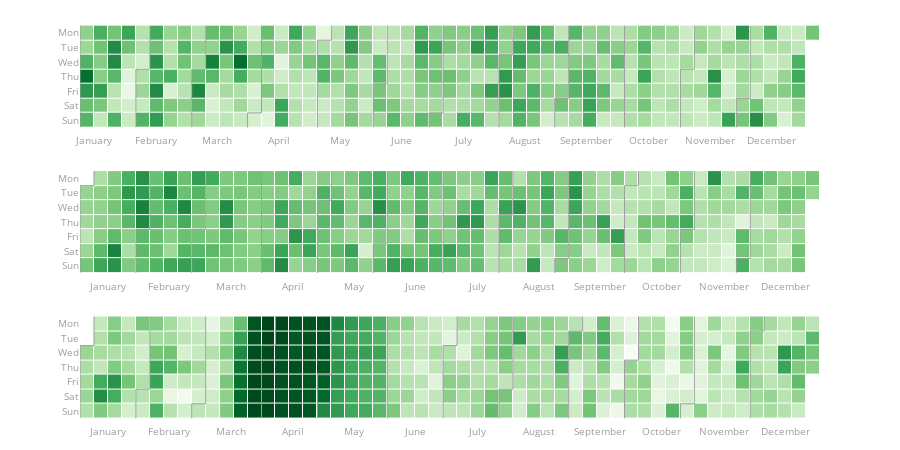

Notebook code for this chart:
### Code cell
from plotly_calplot import calplot

# creating the plot
fig = calplot(events.apply(np.log).reset_index(), x="FlightDate", y="Cancelled")
fig.show()

### Figure 1 — Plotly figure (JSON) as saved in the notebook; plotly's stock layout.template omitted (floating-point values rounded to 4 significant figures; data arrays with more than 128 entries replaced by an {"elided": "..."} marker saying what was removed)
{"data": [{"colorscale": [[0, "rgb(247,252,245)"], [0.125, "rgb(229,245,224)"], [0.25, "rgb(199,233,192)"], [0.375, "rgb(161,217,155)"], [0.5, "rgb(116,196,118)"], [0.625, "rgb(65,171,93)"], [0.75, "rgb(35,139,69)"], [0.875, "rgb(0,109,44)"], [1, "rgb(0,68,27)"]], "customdata": {"elided": "365x2 str values"}, "hovertemplate": "%{customdata[0]} <br>Week=%{x} <br>%{customdata[1]}=%{z}", "name": "2018", "showscale": false, "type": "heatmap", "x": {"elided": "365 int values"}, "xaxis": "x", "xgap": 1, "y": {"elided": "365 int values"}, "yaxis": "y", "ygap": 1, "z": {"elided": "365 float values"}, "zmax": -0.6389, "zmin": -7.662}, {"hoverinfo": "skip", "line": {"color": "#9e9e9e", "width": 1}, "mode": "lines", "type": "scatter", "x": [0.5, 0.5], "xaxis": "x", "y": [-0.5, 6.5], "yaxis": "y"}, {"hoverinfo": "skip", "line": {"color": "#9e9e9e", "width": 1}, "mode": "lines", "type": "scatter", "x": [4.5, 4.5], "xaxis": "x", "y": [2.5, 6.5], "yaxis": "y"}, {"hoverinfo": "skip", "line": {"color": "#9e9e9e", "width": 1}, "mode": "lines", "type": "scatter", "x": [4.5, 5.5], "xaxis": "x", "y": [2.5, 2.5], "yaxis": "y"}, {"hoverinfo": "skip", "line": {"color": "#9e9e9e", "width": 1}, "mode": "lines", "type": "scatter", "x": [5.5, 5.5], "xaxis": "x", "y": [2.5, -0.5], "yaxis": "y"}, {"hoverinfo": "skip", "line": {"color": "#9e9e9e", "width": 1}, "mode": "lines", "type": "scatter", "x": [8.5, 8.5], "xaxis": "x", "y": [2.5, 6.5], "yaxis": "y"}, {"hoverinfo": "skip", "line": {"color": "#9e9e9e", "width": 1}, "mode": "lines", "type": "scatter", "x": [8.5, 9.5], "xaxis": "x", "y": [2.5, 2.5], "yaxis": "y"}, {"hoverinfo": "skip", "line": {"color": "#9e9e9e", "width": 1}, "mode": "lines", "type": "scatter", "x": [9.5, 9.5], "xaxis": "x", "y": [2.5, -0.5], "yaxis": "y"}, {"hoverinfo": "skip", "line": {"color": "#9e9e9e", "width": 1}, "mode": "lines", "type": "scatter", "x": [12.5, 12.5], "xaxis": "x", "y": [5.5, 6.5], "yaxis": "y"}, {"hoverinfo": "skip", "line": {"color": "#9e9e9e", "width": 1}, "mode": "lines", "type": "scatter", "x": [12.5, 13.5], "xaxis": "x", "y": [5.5, 5.5], "yaxis": "y"}, {"hoverinfo": "skip", "line": {"color": "#9e9e9e", "width": 1}, "mode": "lines", "type": "scatter", "x": [13.5, 13.5], "xaxis": "x", "y": [5.5, -0.5], "yaxis": "y"}, {"hoverinfo": "skip", "line": {"color": "#9e9e9e", "width": 1}, "mode": "lines", "type": "scatter", "x": [17.5, 17.5], "xaxis": "x", "y": [0.5, 6.5], "yaxis": "y"}, {"hoverinfo": "skip", "line": {"color": "#9e9e9e", "width": 1}, "mode": "lines", "type": "scatter", "x": [17.5, 18.5], "xaxis": "x", "y": [0.5, 0.5], "yaxis": "y"}, {"hoverinfo": "skip", "line": {"color": "#9e9e9e", "width": 1}, "mode": "lines", "type": "scatter", "x": [18.5, 18.5], "xaxis": "x", "y": [0.5, -0.5], "yaxis": "y"}, {"hoverinfo": "skip", "line": {"color": "#9e9e9e", "width": 1}, "mode": "lines", "type": "scatter", "x": [21.5, 21.5], "xaxis": "x", "y": [3.5, 6.5], "yaxis": "y"}, {"hoverinfo": "skip", "line": {"color": "#9e9e9e", "width": 1}, "mode": "lines", "type": "scatter", "x": [21.5, 22.5], "xaxis": "x", "y": [3.5, 3.5], "yaxis": "y"}, {"hoverinfo": "skip", "line": {"color": "#9e9e9e", "width": 1}, "mode": "lines", "type": "scatter", "x": [22.5, 22.5], "xaxis": "x", "y": [3.5, -0.5], "yaxis": "y"}, {"hoverinfo": "skip", "line": {"color": "#9e9e9e", "width": 1}, "mode": "lines", "type": "scatter", "x": [25.5, 25.5], "xaxis": "x", "y": [5.5, 6.5], "yaxis": "y"}, {"hoverinfo": "skip", "line": {"color": "#9e9e9e", "width": 1}, "mode": "lines", "type": "scatter", "x": [25.5, 26.5], "xaxis": "x", "y": [5.5, 5.5], "yaxis": "y"}, {"hoverinfo": "skip", "line": {"color": "#9e9e9e", "width": 1}, "mode": "lines", "type": "scatter", "x": [26.5, 26.5], "xaxis": "x", "y": [5.5, -0.5], "yaxis": "y"}, {"hoverinfo": "skip", "line": {"color": "#9e9e9e", "width": 1}, "mode": "lines", "type": "scatter", "x": [30.5, 30.5], "xaxis": "x", "y": [1.5, 6.5], "yaxis": "y"}, {"hoverinfo": "skip", "line": {"color": "#9e9e9e", "width": 1}, "mode": "lines", "type": "scatter", "x": [30.5, 31.5], "xaxis": "x", "y": [1.5, 1.5], "yaxis": "y"}, {"hoverinfo": "skip", "line": {"color": "#9e9e9e", "width": 1}, "mode": "lines", "type": "scatter", "x": [31.5, 31.5], "xaxis": "x", "y": [1.5, -0.5], "yaxis": "y"}, {"hoverinfo": "skip", "line": {"color": "#9e9e9e", "width": 1}, "mode": "lines", "type": "scatter", "x": [34.5, 34.5], "xaxis": "x", "y": [4.5, 6.5], "yaxis": "y"}, {"hoverinfo": "skip", "line": {"color": "#9e9e9e", "width": 1}, "mode": "lines", "type": "scatter", "x": [34.5, 35.5], "xaxis": "x", "y": [4.5, 4.5], "yaxis": "y"}, {"hoverinfo": "skip", "line": {"color": "#9e9e9e", "width": 1}, "mode": "lines", "type": "scatter", "x": [35.5, 35.5], "xaxis": "x", "y": [4.5, -0.5], "yaxis": "y"}, {"hoverinfo": "skip", "line": {"color": "#9e9e9e", "width": 1}, "mode": "lines", "type": "scatter", "x": [39.5, 39.5], "xaxis": "x", "y": [-0.5, 6.5], "yaxis": "y"}, {"hoverinfo": "skip", "line": {"color": "#9e9e9e", "width": 1}, "mode": "lines", "type": "scatter", "x": [43.5, 43.5], "xaxis": "x", "y": [2.5, 6.5], "yaxis": "y"}, {"hoverinfo": "skip", "line": {"color": "#9e9e9e", "width": 1}, "mode": "lines", "type": "scatter", "x": [43.5, 44.5], "xaxis": "x", "y": [2.5, 2.5], "yaxis": "y"}, {"hoverinfo": "skip", "line": {"color": "#9e9e9e", "width": 1}, "mode": "lines", "type": "scatter", "x": [44.5, 44.5], "xaxis": "x", "y": [2.5, -0.5], "yaxis": "y"}, {"hoverinfo": "skip", "line": {"color": "#9e9e9e", "width": 1}, "mode": "lines", "type": "scatter", "x": [47.5, 47.5], "xaxis": "x", "y": [4.5, 6.5], "yaxis": "y"}, {"hoverinfo": "skip", "line": {"color": "#9e9e9e", "width": 1}, "mode": "lines", "type": "scatter", "x": [47.5, 48.5], "xaxis": "x", "y": [4.5, 4.5], "yaxis": "y"}, {"hoverinfo": "skip", "line": {"color": "#9e9e9e", "width": 1}, "mode": "lines", "type": "scatter", "x": [48.5, 48.5], "xaxis": "x", "y": [4.5, -0.5], "yaxis": "y"}, {"colorscale": [[0, "rgb(247,252,245)"], [0.125, "rgb(229,245,224)"], [0.25, "rgb(199,233,192)"], [0.375, "rgb(161,217,155)"], [0.5, "rgb(116,196,118)"], [0.625, "rgb(65,171,93)"], [0.75, "rgb(35,139,69)"], [0.875, "rgb(0,109,44)"], [1, "rgb(0,68,27)"]], "customdata": {"elided": "365x2 str values"}, "hovertemplate": "%{customdata[0]} <br>Week=%{x} <br>%{customdata[1]}=%{z}", "name": "2019", "showscale": false, "type": "heatmap", "x": {"elided": "365 int values"}, "xaxis": "x2", "xgap": 1, "y": {"elided": "365 int values"}, "yaxis": "y2", "ygap": 1, "z": {"elided": "365 float values"}, "zmax": -0.6389, "zmin": -7.662}, {"hoverinfo": "skip", "line": {"color": "#9e9e9e", "width": 1}, "mode": "lines", "type": "scatter", "x": [-0.5, -0.5], "xaxis": "x2", "y": [0.5, 6.5], "yaxis": "y2"}, {"hoverinfo": "skip", "line": {"color": "#9e9e9e", "width": 1}, "mode": "lines", "type": "scatter", "x": [-0.5, 0.5], "xaxis": "x2", "y": [0.5, 0.5], "yaxis": "y2"}, {"hoverinfo": "skip", "line": {"color": "#9e9e9e", "width": 1}, "mode": "lines", "type": "scatter", "x": [0.5, 0.5], "xaxis": "x2", "y": [0.5, -0.5], "yaxis": "y2"}, {"hoverinfo": "skip", "line": {"color": "#9e9e9e", "width": 1}, "mode": "lines", "type": "scatter", "x": [3.5, 3.5], "xaxis": "x2", "y": [3.5, 6.5], "yaxis": "y2"}, {"hoverinfo": "skip", "line": {"color": "#9e9e9e", "width": 1}, "mode": "lines", "type": "scatter", "x": [3.5, 4.5], "xaxis": "x2", "y": [3.5, 3.5], "yaxis": "y2"}, {"hoverinfo": "skip", "line": {"color": "#9e9e9e", "width": 1}, "mode": "lines", "type": "scatter", "x": [4.5, 4.5], "xaxis": "x2", "y": [3.5, -0.5], "yaxis": "y2"}, {"hoverinfo": "skip", "line": {"color": "#9e9e9e", "width": 1}, "mode": "lines", "type": "scatter", "x": [7.5, 7.5], "xaxis": "x2", "y": [3.5, 6.5], "yaxis": "y2"}, {"hoverinfo": "skip", "line": {"color": "#9e9e9e", "width": 1}, "mode": "lines", "type": "scatter", "x": [7.5, 8.5], "xaxis": "x2", "y": [3.5, 3.5], "yaxis": "y2"}, {"hoverinfo": "skip", "line": {"color": "#9e9e9e", "width": 1}, "mode": "lines", "type": "scatter", "x": [8.5, 8.5], "xaxis": "x2", "y": [3.5, -0.5], "yaxis": "y2"}, {"hoverinfo": "skip", "line": {"color": "#9e9e9e", "width": 1}, "mode": "lines", "type": "scatter", "x": [12.5, 12.5], "xaxis": "x2", "y": [-0.5, 6.5], "yaxis": "y2"}, {"hoverinfo": "skip", "line": {"color": "#9e9e9e", "width": 1}, "mode": "lines", "type": "scatter", "x": [16.5, 16.5], "xaxis": "x2", "y": [1.5, 6.5], "yaxis": "y2"}, {"hoverinfo": "skip", "line": {"color": "#9e9e9e", "width": 1}, "mode": "lines", "type": "scatter", "x": [16.5, 17.5], "xaxis": "x2", "y": [1.5, 1.5], "yaxis": "y2"}, {"hoverinfo": "skip", "line": {"color": "#9e9e9e", "width": 1}, "mode": "lines", "type": "scatter", "x": [17.5, 17.5], "xaxis": "x2", "y": [1.5, -0.5], "yaxis": "y2"}, {"hoverinfo": "skip", "line": {"color": "#9e9e9e", "width": 1}, "mode": "lines", "type": "scatter", "x": [20.5, 20.5], "xaxis": "x2", "y": [4.5, 6.5], "yaxis": "y2"}, {"hoverinfo": "skip", "line": {"color": "#9e9e9e", "width": 1}, "mode": "lines", "type": "scatter", "x": [20.5, 21.5], "xaxis": "x2", "y": [4.5, 4.5], "yaxis": "y2"}, {"hoverinfo": "skip", "line": {"color": "#9e9e9e", "width": 1}, "mode": "lines", "type": "scatter", "x": [21.5, 21.5], "xaxis": "x2", "y": [4.5, -0.5], "yaxis": "y2"}, {"hoverinfo": "skip", "line": {"color": "#9e9e9e", "width": 1}, "mode": "lines", "type": "scatter", "x": [25.5, 25.5], "xaxis": "x2", "y": [-0.5, 6.5], "yaxis": "y2"}, {"hoverinfo": "skip", "line": {"color": "#9e9e9e", "width": 1}, "mode": "lines", "type": "scatter", "x": [29.5, 29.5], "xaxis": "x2", "y": [2.5, 6.5], "yaxis": "y2"}, {"hoverinfo": "skip", "line": {"color": "#9e9e9e", "width": 1}, "mode": "lines", "type": "scatter", "x": [29.5, 30.5], "xaxis": "x2", "y": [2.5, 2.5], "yaxis": "y2"}, {"hoverinfo": "skip", "line": {"color": "#9e9e9e", "width": 1}, "mode": "lines", "type": "scatter", "x": [30.5, 30.5], "xaxis": "x2", "y": [2.5, -0.5], "yaxis": "y2"}, {"hoverinfo": "skip", "line": {"color": "#9e9e9e", "width": 1}, "mode": "lines", "type": "scatter", "x": [33.5, 33.5], "xaxis": "x2", "y": [5.5, 6.5], "yaxis": "y2"}, {"hoverinfo": "skip", "line": {"color": "#9e9e9e", "width": 1}, "mode": "lines", "type": "scatter", "x": [33.5, 34.5], "xaxis": "x2", "y": [5.5, 5.5], "yaxis": "y2"}, {"hoverinfo": "skip", "line": {"color": "#9e9e9e", "width": 1}, "mode": "lines", "type": "scatter", "x": [34.5, 34.5], "xaxis": "x2", "y": [5.5, -0.5], "yaxis": "y2"}, {"hoverinfo": "skip", "line": {"color": "#9e9e9e", "width": 1}, "mode": "lines", "type": "scatter", "x": [38.5, 38.5], "xaxis": "x2", "y": [0.5, 6.5], "yaxis": "y2"}, {"hoverinfo": "skip", "line": {"color": "#9e9e9e", "width": 1}, "mode": "lines", "type": "scatter", "x": [38.5, 39.5], "xaxis": "x2", "y": [0.5, 0.5], "yaxis": "y2"}, {"hoverinfo": "skip", "line": {"color": "#9e9e9e", "width": 1}, "mode": "lines", "type": "scatter", "x": [39.5, 39.5], "xaxis": "x2", "y": [0.5, -0.5], "yaxis": "y2"}, {"hoverinfo": "skip", "line": {"color": "#9e9e9e", "width": 1}, "mode": "lines", "type": "scatter", "x": [42.5, 42.5], "xaxis": "x2", "y": [3.5, 6.5], "yaxis": "y2"}, {"hoverinfo": "skip", "line": {"color": "#9e9e9e", "width": 1}, "mode": "lines", "type": "scatter", "x": [42.5, 43.5], "xaxis": "x2", "y": [3.5, 3.5], "yaxis": "y2"}, {"hoverinfo": "skip", "line": {"color": "#9e9e9e", "width": 1}, "mode": "lines", "type": "scatter", "x": [43.5, 43.5], "xaxis": "x2", "y": [3.5, -0.5], "yaxis": "y2"}, {"hoverinfo": "skip", "line": {"color": "#9e9e9e", "width": 1}, "mode": "lines", "type": "scatter", "x": [46.5, 46.5], "xaxis": "x2", "y": [5.5, 6.5], "yaxis": "y2"}, {"hoverinfo": "skip", "line": {"color": "#9e9e9e", "width": 1}, "mode": "lines", "type": "scatter", "x": [46.5, 47.5], "xaxis": "x2", "y": [5.5, 5.5], "yaxis": "y2"}, {"hoverinfo": "skip", "line": {"color": "#9e9e9e", "width": 1}, "mode": "lines", "type": "scatter", "x": [47.5, 47.5], "xaxis": "x2", "y": [5.5, -0.5], "yaxis": "y2"}, {"colorscale": [[0, "rgb(247,252,245)"], [0.125, "rgb(229,245,224)"], [0.25, "rgb(199,233,192)"], [0.375, "rgb(161,217,155)"], [0.5, "rgb(116,196,118)"], [0.625, "rgb(65,171,93)"], [0.75, "rgb(35,139,69)"], [0.875, "rgb(0,109,44)"], [1, "rgb(0,68,27)"]], "customdata": {"elided": "366x2 str values"}, "hovertemplate": "%{customdata[0]} <br>Week=%{x} <br>%{customdata[1]}=%{z}", "name": "2020", "showscale": false, "type": "heatmap", "x": {"elided": "366 int values"}, "xaxis": "x3", "xgap": 1, "y": {"elided": "366 int values"}, "yaxis": "y3", "ygap": 1, "z": {"elided": "366 float values"}, "zmax": -0.6389, "zmin": -7.662}, {"hoverinfo": "skip", "line": {"color": "#9e9e9e", "width": 1}, "mode": "lines", "type": "scatter", "x": [-0.5, -0.5], "xaxis": "x3", "y": [1.5, 6.5], "yaxis": "y3"}, {"hoverinfo": "skip", "line": {"color": "#9e9e9e", "width": 1}, "mode": "lines", "type": "scatter", "x": [-0.5, 0.5], "xaxis": "x3", "y": [1.5, 1.5], "yaxis": "y3"}, {"hoverinfo": "skip", "line": {"color": "#9e9e9e", "width": 1}, "mode": "lines", "type": "scatter", "x": [0.5, 0.5], "xaxis": "x3", "y": [1.5, -0.5], "yaxis": "y3"}, {"hoverinfo": "skip", "line": {"color": "#9e9e9e", "width": 1}, "mode": "lines", "type": "scatter", "x": [3.5, 3.5], "xaxis": "x3", "y": [4.5, 6.5], "yaxis": "y3"}, {"hoverinfo": "skip", "line": {"color": "#9e9e9e", "width": 1}, "mode": "lines", "type": "scatter", "x": [3.5, 4.5], "xaxis": "x3", "y": [4.5, 4.5], "yaxis": "y3"}, {"hoverinfo": "skip", "line": {"color": "#9e9e9e", "width": 1}, "mode": "lines", "type": "scatter", "x": [4.5, 4.5], "xaxis": "x3", "y": [4.5, -0.5], "yaxis": "y3"}, {"hoverinfo": "skip", "line": {"color": "#9e9e9e", "width": 1}, "mode": "lines", "type": "scatter", "x": [7.5, 7.5], "xaxis": "x3", "y": [5.5, 6.5], "yaxis": "y3"}, {"hoverinfo": "skip", "line": {"color": "#9e9e9e", "width": 1}, "mode": "lines", "type": "scatter", "x": [7.5, 8.5], "xaxis": "x3", "y": [5.5, 5.5], "yaxis": "y3"}, {"hoverinfo": "skip", "line": {"color": "#9e9e9e", "width": 1}, "mode": "lines", "type": "scatter", "x": [8.5, 8.5], "xaxis": "x3", "y": [5.5, -0.5], "yaxis": "y3"}, {"hoverinfo": "skip", "line": {"color": "#9e9e9e", "width": 1}, "mode": "lines", "type": "scatter", "x": [12.5, 12.5], "xaxis": "x3", "y": [1.5, 6.5], "yaxis": "y3"}, {"hoverinfo": "skip", "line": {"color": "#9e9e9e", "width": 1}, "mode": "lines", "type": "scatter", "x": [12.5, 13.5], "xaxis": "x3", "y": [1.5, 1.5], "yaxis": "y3"}, {"hoverinfo": "skip", "line": {"color": "#9e9e9e", "width": 1}, "mode": "lines", "type": "scatter", "x": [13.5, 13.5], "xaxis": "x3", "y": [1.5, -0.5], "yaxis": "y3"}, {"hoverinfo": "skip", "line": {"color": "#9e9e9e", "width": 1}, "mode": "lines", "type": "scatter", "x": [16.5, 16.5], "xaxis": "x3", "y": [3.5, 6.5], "yaxis": "y3"}, {"hoverinfo": "skip", "line": {"color": "#9e9e9e", "width": 1}, "mode": "lines", "type": "scatter", "x": [16.5, 17.5], "xaxis": "x3", "y": [3.5, 3.5], "yaxis": "y3"}, {"hoverinfo": "skip", "line": {"color": "#9e9e9e", "width": 1}, "mode": "lines", "type": "scatter", "x": [17.5, 17.5], "xaxis": "x3", "y": [3.5, -0.5], "yaxis": "y3"}, {"hoverinfo": "skip", "line": {"color": "#9e9e9e", "width": 1}, "mode": "lines", "type": "scatter", "x": [21.5, 21.5], "xaxis": "x3", "y": [-0.5, 6.5], "yaxis": "y3"}, {"hoverinfo": "skip", "line": {"color": "#9e9e9e", "width": 1}, "mode": "lines", "type": "scatter", "x": [25.5, 25.5], "xaxis": "x3", "y": [1.5, 6.5], "yaxis": "y3"}, {"hoverinfo": "skip", "line": {"color": "#9e9e9e", "width": 1}, "mode": "lines", "type": "scatter", "x": [25.5, 26.5], "xaxis": "x3", "y": [1.5, 1.5], "yaxis": "y3"}, {"hoverinfo": "skip", "line": {"color": "#9e9e9e", "width": 1}, "mode": "lines", "type": "scatter", "x": [26.5, 26.5], "xaxis": "x3", "y": [1.5, -0.5], "yaxis": "y3"}, {"hoverinfo": "skip", "line": {"color": "#9e9e9e", "width": 1}, "mode": "lines", "type": "scatter", "x": [29.5, 29.5], "xaxis": "x3", "y": [4.5, 6.5], "yaxis": "y3"}, {"hoverinfo": "skip", "line": {"color": "#9e9e9e", "width": 1}, "mode": "lines", "type": "scatter", "x": [29.5, 30.5], "xaxis": "x3", "y": [4.5, 4.5], "yaxis": "y3"}, {"hoverinfo": "skip", "line": {"color": "#9e9e9e", "width": 1}, "mode": "lines", "type": "scatter", "x": [30.5, 30.5], "xaxis": "x3", "y": [4.5, -0.5], "yaxis": "y3"}, {"hoverinfo": "skip", "line": {"color": "#9e9e9e", "width": 1}, "mode": "lines", "type": "scatter", "x": [34.5, 34.5], "xaxis": "x3", "y": [0.5, 6.5], "yaxis": "y3"}, {"hoverinfo": "skip", "line": {"color": "#9e9e9e", "width": 1}, "mode": "lines", "type": "scatter", "x": [34.5, 35.5], "xaxis": "x3", "y": [0.5, 0.5], "yaxis": "y3"}, {"hoverinfo": "skip", "line": {"color": "#9e9e9e", "width": 1}, "mode": "lines", "type": "scatter", "x": [35.5, 35.5], "xaxis": "x3", "y": [0.5, -0.5], "yaxis": "y3"}, {"hoverinfo": "skip", "line": {"color": "#9e9e9e", "width": 1}, "mode": "lines", "type": "scatter", "x": [38.5, 38.5], "xaxis": "x3", "y": [2.5, 6.5], "yaxis": "y3"}, {"hoverinfo": "skip", "line": {"color": "#9e9e9e", "width": 1}, "mode": "lines", "type": "scatter", "x": [38.5, 39.5], "xaxis": "x3", "y": [2.5, 2.5], "yaxis": "y3"}, {"hoverinfo": "skip", "line": {"color": "#9e9e9e", "width": 1}, "mode": "lines", "type": "scatter", "x": [39.5, 39.5], "xaxis": "x3", "y": [2.5, -0.5], "yaxis": "y3"}, {"hoverinfo": "skip", "line": {"color": "#9e9e9e", "width": 1}, "mode": "lines", "type": "scatter", "x": [42.5, 42.5], "xaxis": "x3", "y": [5.5, 6.5], "yaxis": "y3"}, {"hoverinfo": "skip", "line": {"color": "#9e9e9e", "width": 1}, "mode": "lines", "type": "scatter", "x": [42.5, 43.5], "xaxis": "x3", "y": [5.5, 5.5], "yaxis": "y3"}, {"hoverinfo": "skip", "line": {"color": "#9e9e9e", "width": 1}, "mode": "lines", "type": "scatter", "x": [43.5, 43.5], "xaxis": "x3", "y": [5.5, -0.5], "yaxis": "y3"}, {"hoverinfo": "skip", "line": {"color": "#9e9e9e", "width": 1}, "mode": "lines", "type": "scatter", "x": [47.5, 47.5], "xaxis": "x3", "y": [0.5, 6.5], "yaxis": "y3"}, {"hoverinfo": "skip", "line": {"color": "#9e9e9e", "width": 1}, "mode": "lines", "type": "scatter", "x": [47.5, 48.5], "xaxis": "x3", "y": [0.5, 0.5], "yaxis": "y3"}, {"hoverinfo": "skip", "line": {"color": "#9e9e9e", "width": 1}, "mode": "lines", "type": "scatter", "x": [48.5, 48.5], "xaxis": "x3", "y": [0.5, -0.5], "yaxis": "y3"}], "layout": {"font": {"color": "#9e9e9e", "size": 10}, "height": 450, "margin": {"b": 20, "t": 20}, "plot_bgcolor": "#fff", "showlegend": false, "title": {"text": ""}, "xaxis": {"anchor": "y", "domain": [0, 1], "showgrid": false, "showline": false, "tickmode": "array", "ticktext": ["January", "February", "March", "April", "May", "June", "July", "August", "September", "October", "November", "December"], "tickvals": [1.5, 5.909, 10.32, 14.73, 19.14, 23.55, 27.95, 32.36, 36.77, 41.18, 45.59, 50], "zeroline": false}, "xaxis2": {"anchor": "y2", "domain": [0, 1], "showgrid": false, "showline": false, "tickmode": "array", "ticktext": ["January", "February", "March", "April", "May", "June", "July", "August", "September", "October", "November", "December"], "tickvals": [1.5, 5.909, 10.32, 14.73, 19.14, 23.55, 27.95, 32.36, 36.77, 41.18, 45.59, 50], "zeroline": false}, "xaxis3": {"anchor": "y3", "domain": [0, 1], "showgrid": false, "showline": false, "tickmode": "array", "ticktext": ["January", "February", "March", "April", "May", "June", "July", "August", "September", "October", "November", "December"], "tickvals": [1.5, 5.909, 10.32, 14.73, 19.14, 23.55, 27.95, 32.36, 36.77, 41.18, 45.59, 50], "zeroline": false}, "yaxis": {"anchor": "x", "autorange": "reversed", "domain": [0.72, 1], "showgrid": false, "showline": false, "tickmode": "array", "ticktext": ["Mon", "Tue", "Wed", "Thu", "Fri", "Sat", "Sun"], "tickvals": [0, 1, 2, 3, 4, 5, 6], "zeroline": false}, "yaxis2": {"anchor": "x2", "autorange": "reversed", "domain": [0.36, 0.64], "showgrid": false, "showline": false, "tickmode": "array", "ticktext": ["Mon", "Tue", "Wed", "Thu", "Fri", "Sat", "Sun"], "tickvals": [0, 1, 2, 3, 4, 5, 6], "zeroline": false}, "yaxis3": {"anchor": "x3", "autorange": "reversed", "domain": [0, 0.28], "showgrid": false, "showline": false, "tickmode": "array", "ticktext": ["Mon", "Tue", "Wed", "Thu", "Fri", "Sat", "Sun"], "tickvals": [0, 1, 2, 3, 4, 5, 6], "zeroline": false}}}
